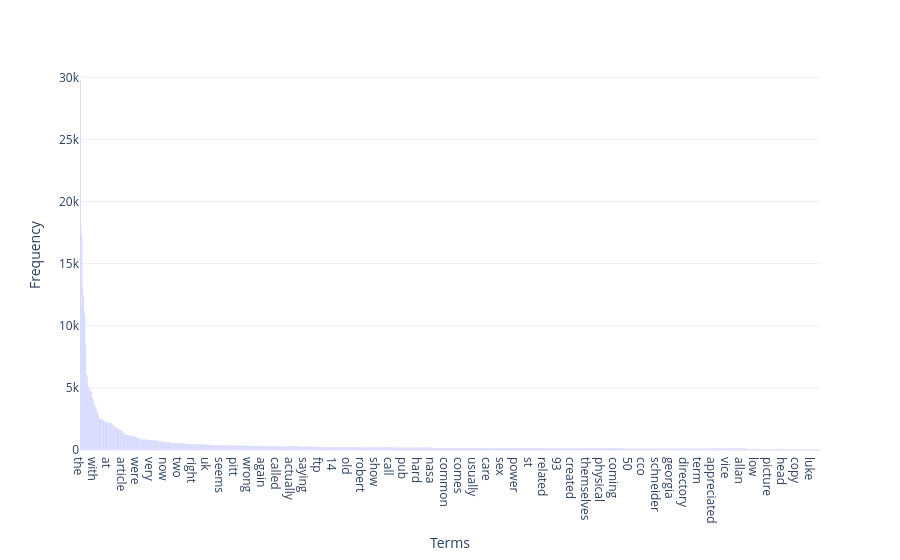

Source (notebook cell):
### Markdown cell above
### >>> **Exercise 14 (take home):** 
Additionally, you can attempt to sort the terms on the `x-axis` by frequency instead of in alphabetical order. This way the visualization is more meaninfgul and you will be able to observe the so called [long tail](https://en.wikipedia.org/wiki/Long_tail) (get familiar with this term since it will appear a lot in data mining and other statistics courses). see picture below

![alt txt](https://upload.wikimedia.org/wikipedia/commons/thumb/8/8a/Long_tail.svg/1000px-Long_tail.svg.png)

### Code cell
# Answer here

def plot_frequency_distribution(term_frequencies, feature_names, n_terms=300):
    freq_df = pd.DataFrame({
        'terms': feature_names,
        'frequency': term_frequencies
    })
    

    freq_df = freq_df.sort_values('frequency', ascending=False)
    freq_df = freq_df.head(n_terms)
    
    fig = px.bar(freq_df,
                 x='terms',y='frequency',
                 labels={'terms': 'Terms', 'frequency': 'Frequency'},
                 template='plotly_white')
    
    fig.show()

plot_frequency_distribution(
    term_frequencies,
    count_vect.get_feature_names_out(),
    n_terms=1000
)

### Figure 1 — Plotly figure (JSON) as saved in the notebook; plotly's stock layout.template omitted (floating-point values rounded to 4 significant figures; data arrays with more than 128 entries replaced by an {"elided": "..."} marker saying what was removed)
{"data": [{"hovertemplate": "Terms=%{x}<br>Frequency=%{y}<extra></extra>", "legendgroup": "", "marker": {"color": "#636efa", "pattern": {"shape": ""}}, "name": "", "orientation": "v", "showlegend": false, "textposition": "auto", "type": "bar", "x": {"elided": "1000 str values"}, "xaxis": "x", "y": {"elided": "1000 int values"}, "yaxis": "y"}], "layout": {"barmode": "relative", "legend": {"tracegroupgap": 0}, "margin": {"t": 60}, "xaxis": {"anchor": "y", "domain": [0, 1], "title": {"text": "Terms"}}, "yaxis": {"anchor": "x", "domain": [0, 1], "title": {"text": "Frequency"}}}}
